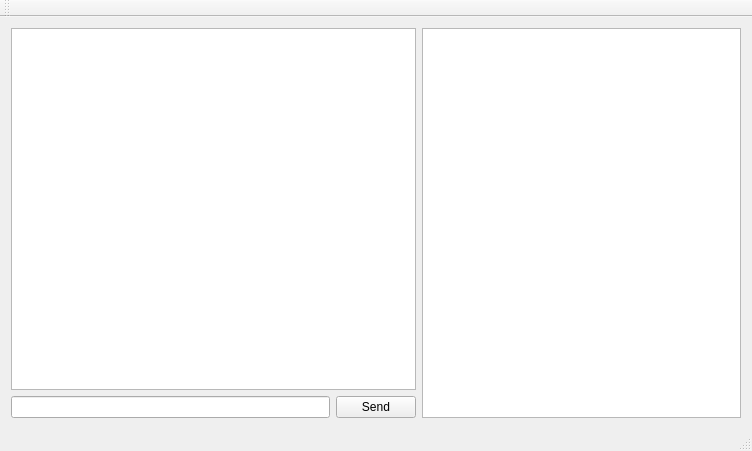
<?xml version="1.0" encoding="UTF-8"?>
<ui version="4.0">
 <class>CWidget</class>
 <widget class="QMainWindow" name="CWidget">
  <property name="geometry">
   <rect>
    <x>0</x>
    <y>0</y>
    <width>752</width>
    <height>451</height>
   </rect>
  </property>
  <widget class="QWidget" name="centralWidget">
   <layout class="QGridLayout" name="gridLayout">
    <item row="1" column="0">
     <widget class="QLineEdit" name="commandline"/>
    </item>
    <item row="1" column="1">
     <widget class="QPushButton" name="send">
      <property name="text">
       <string>Send</string>
      </property>
     </widget>
    </item>
    <item row="0" column="0" colspan="2">
     <widget class="QTextEdit" name="log">
      <property name="readOnly">
       <bool>true</bool>
      </property>
     </widget>
    </item>
    <item row="0" column="2" rowspan="2">
     <widget class="QTextEdit" name="doc">
      <property name="minimumSize">
       <size>
        <width>300</width>
        <height>0</height>
       </size>
      </property>
      <property name="maximumSize">
       <size>
        <width>600</width>
        <height>16777215</height>
       </size>
      </property>
      <property name="readOnly">
       <bool>true</bool>
      </property>
     </widget>
    </item>
   </layout>
  </widget>
  <widget class="QMenuBar" name="menuBar">
   <property name="geometry">
    <rect>
     <x>0</x>
     <y>0</y>
     <width>752</width>
     <height>21</height>
    </rect>
   </property>
  </widget>
  <widget class="QToolBar" name="mainToolBar">
   <attribute name="toolBarArea">
    <enum>TopToolBarArea</enum>
   </attribute>
   <attribute name="toolBarBreak">
    <bool>false</bool>
   </attribute>
  </widget>
  <widget class="QStatusBar" name="statusBar"/>
 </widget>
 <layoutdefault spacing="6" margin="11"/>
 <resources/>
 <connections/>
</ui>
